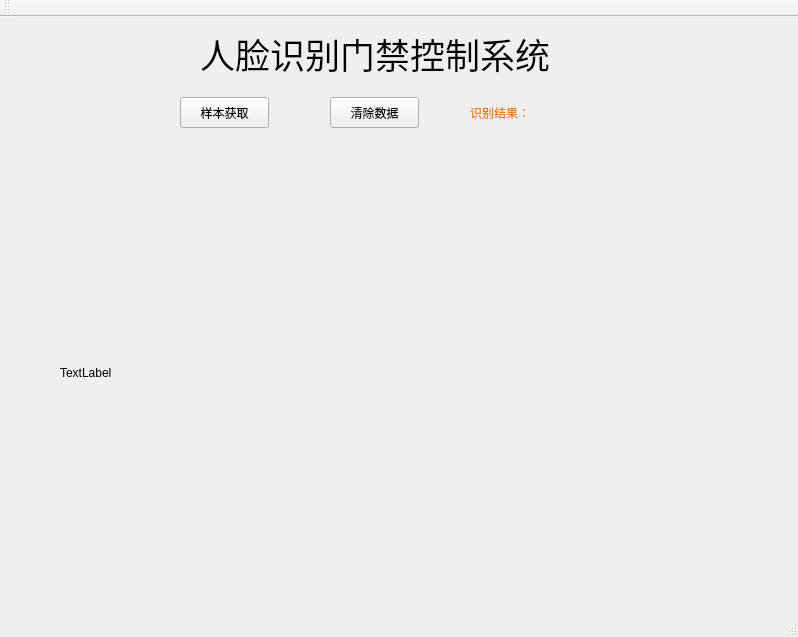
<?xml version="1.0" encoding="UTF-8"?>
<ui version="4.0">
 <class>MainWindow</class>
 <widget class="QMainWindow" name="MainWindow">
  <property name="geometry">
   <rect>
    <x>0</x>
    <y>0</y>
    <width>798</width>
    <height>637</height>
   </rect>
  </property>
  <property name="windowTitle">
   <string>MainWindow</string>
  </property>
  <widget class="QWidget" name="centralWidget">
   <widget class="QLabel" name="label_result">
    <property name="geometry">
     <rect>
      <x>470</x>
      <y>80</y>
      <width>301</width>
      <height>31</height>
     </rect>
    </property>
    <property name="styleSheet">
     <string notr="true">color:rgb(245, 121, 0);
font: italic 20pt &quot;Ubuntu&quot;;</string>
    </property>
    <property name="text">
     <string>识别结果：</string>
    </property>
   </widget>
   <widget class="QPushButton" name="ButtonSet">
    <property name="geometry">
     <rect>
      <x>180</x>
      <y>80</y>
      <width>89</width>
      <height>31</height>
     </rect>
    </property>
    <property name="text">
     <string>样本获取</string>
    </property>
   </widget>
   <widget class="QLabel" name="label">
    <property name="geometry">
     <rect>
      <x>60</x>
      <y>150</y>
      <width>681</width>
      <height>411</height>
     </rect>
    </property>
    <property name="text">
     <string>TextLabel</string>
    </property>
    <property name="scaledContents">
     <bool>true</bool>
    </property>
   </widget>
   <widget class="QLabel" name="label_3">
    <property name="geometry">
     <rect>
      <x>200</x>
      <y>16</y>
      <width>431</width>
      <height>41</height>
     </rect>
    </property>
    <property name="font">
     <font>
      <pointsize>26</pointsize>
     </font>
    </property>
    <property name="text">
     <string>人脸识别门禁控制系统</string>
    </property>
   </widget>
   <widget class="QPushButton" name="pushButton_3">
    <property name="geometry">
     <rect>
      <x>330</x>
      <y>80</y>
      <width>89</width>
      <height>31</height>
     </rect>
    </property>
    <property name="text">
     <string>清除数据</string>
    </property>
   </widget>
  </widget>
  <widget class="QMenuBar" name="menuBar">
   <property name="geometry">
    <rect>
     <x>0</x>
     <y>0</y>
     <width>798</width>
     <height>28</height>
    </rect>
   </property>
  </widget>
  <widget class="QToolBar" name="mainToolBar">
   <attribute name="toolBarArea">
    <enum>TopToolBarArea</enum>
   </attribute>
   <attribute name="toolBarBreak">
    <bool>false</bool>
   </attribute>
  </widget>
  <widget class="QStatusBar" name="statusBar"/>
 </widget>
 <layoutdefault spacing="6" margin="11"/>
 <resources/>
 <connections/>
</ui>
